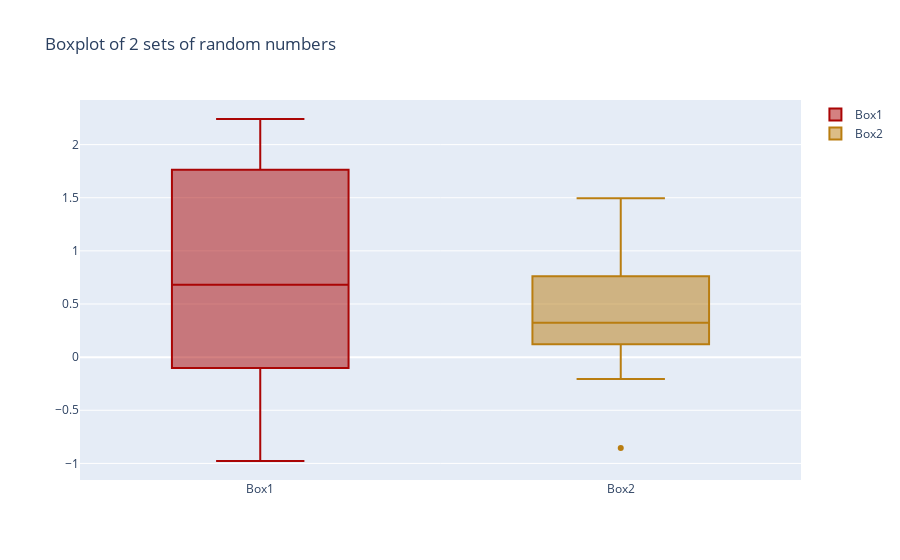

Write notebook code for a chart like this one.
### Code cell
np.random.seed(0) # Set seed for reproducibility
n = 10
r1 = np.random.randn(n)
r2 = np.random.randn(n)
print(min(r1))
print(max(r1))

trace0 = go.Box(
    y=r1,
    name = 'Box1',
    marker = dict(
        color = '#AA0505',
    )
)
trace1 = go.Box(
    y=r2,
    name = 'Box2',
    marker = dict(
        color = '#B97D10',
    )
)
data = [trace0, trace1]
layout = go.Layout(title = "Box-plot of 2 sets of random numbers")
fig = go.Figure(data= data, layout=layout)
iplot(fig)

### Figure 1 — Plotly figure (JSON) as saved in the notebook; plotly's stock layout.template omitted (floating-point values rounded to 4 significant figures)
{"data": [{"marker": {"color": "#AA0505"}, "name": "Box1", "type": "box", "y": [1.764, 0.4002, 0.9787, 2.241, 1.868, -0.9773, 0.9501, -0.1514, -0.1032, 0.4106]}, {"marker": {"color": "#B97D10"}, "name": "Box2", "type": "box", "y": [0.144, 1.454, 0.761, 0.1217, 0.4439, 0.3337, 1.494, -0.2052, 0.3131, -0.8541]}], "layout": {"title": {"text": "Boxplot of 2 sets of random numbers"}}}
